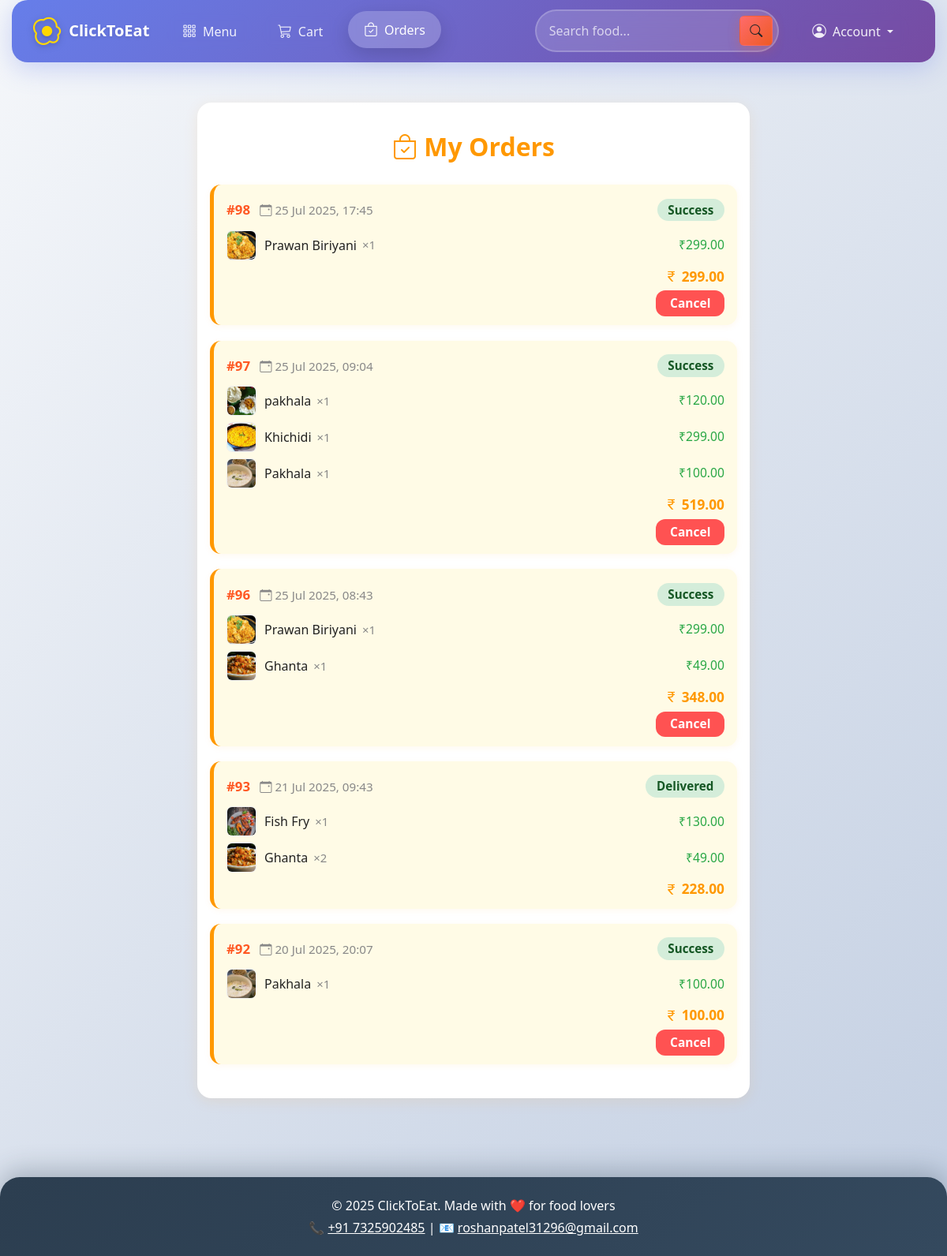
/my-orders/ (signed in), run on the app's committed database.
### foodapp/models.py (models this page shows, shortened)
class Order(models.Model):
    STATUS_CHOICES = [
        ('Pending', 'Pending'),
        ('Processing', 'Processing'),
        ('Delivered', 'Delivered'),
        ('Cancelled', 'Cancelled'),
        ('Success', 'Success'),
    ]
    user = models.ForeignKey(User, on_delete=models.CASCADE)
    address = models.ForeignKey(Address, on_delete=models.SET_NULL, null=True)
    total_price = models.DecimalField(max_digits=10, decimal_places=2)
    name = models.CharField(max_length=100, default='')
    mobile = models.CharField(max_length=15, default='')
    status = models.CharField(max_length=20, choices=STATUS_CHOICES, default='Pending')
    created_at = models.DateTimeField(auto_now_add=True)

class OrderItem(models.Model):
    order = models.ForeignKey(Order, on_delete=models.CASCADE, related_name='items')
    food_item = models.ForeignKey(FoodItem, on_delete=models.CASCADE)
    quantity = models.PositiveIntegerField()
    price = models.DecimalField(max_digits=8, decimal_places=2)
    name = models.CharField(max_length=100)
    mobile = models.CharField(max_length=15)

class FoodItem(models.Model):
    name = models.CharField(max_length=100)
    description = models.TextField(blank=True)
    price = models.DecimalField(max_digits=8, decimal_places=2)
    image = models.ImageField(upload_to='food_images/', null=True, blank=True)
    category = models.ForeignKey(Category, on_delete=models.CASCADE)

### foodapp/views.py (the view)
# urls.py: path('my-orders/', views.my_orders, name='my_orders'),
@login_required
def my_orders(request):
    orders = Order.objects.filter(user=request.user).order_by('-created_at')
    return render(request, 'orders.html', {'orders': orders})

### foodapp/templates/orders.html (shortened to what this page needs)
{% extends 'base.html' %}
{% block content %}
<div class="orders-section">
    <div class="orders-title">
        <i class="bi bi-bag-check"></i> My Orders
    </div>
    {% if orders %}
        {% for order in orders %}
        <div class="order-card">
            <div class="order-header-row">
                <div>
                    <span class="order-id">#{{ order.id }}</span>
                    <span class="order-date ms-2">
                        <i class="bi bi-calendar-event"></i>
                        {{ order.created_at|date:"d M Y, H:i" }}
                    </span>
                </div>
                <span class="order-status
                        {% if order.status == 'Pending' %}order-status-pending
                        {% elif order.status == 'Delivered' or order.status == 'Success' %}order-status-delivered
                        {% elif order.status == 'Cancelled' %}order-status-cancelled
                        {% else %}order-status-other{% endif %}">
                    {{ order.status }}
                </span>
            </div>
            <ul class="order-items-list">
                {% for item in order.items.all %}
                <li class="order-item-row">
                    {% if item.food_item.image %}
                    <img src="{{ item.food_item.image.url }}" class="order-item-img" alt="{{ item.food_item.name }}">
                    {% else %}
                    <img src="https://cdn-icons-png.flaticon.com/512/1046/1046784.png" class="order-item-img"
                        alt="{{ item.food_item.name }}">
                    {% endif %}
                    <span class="order-item-name">{{ item.food_item.name }}</span>
                    <span class="order-item-qty">×{{ item.quantity }}</span>
                    <span class="order-item-price">₹{{ item.price }}</span>
                </li>
                {% endfor %}
            </ul>
            <div class="order-total">
                <i class="bi bi-currency-rupee"></i> {{ order.total_price }}
            </div>
            {% if order.status == 'Pending' or order.status == 'Success' %}
            <div class="order-actions">
                <form method="post" action="{% url 'cancel_order' order.id %}" style="display:inline;">
                    <button type="submit" class="order-cancel-btn">Cancel</button>
                </form>
            </div>
            {% endif %}
        </div>
        {% endfor %}
    {% else %}
    <div class="text-center mt-5">
        <img src="https://cdn-icons-png.flaticon.com/512/1046/1046784.png" width="90" class="mb-3" alt="No Orders">
        <p class="text-muted fs-5">You haven’t placed any orders yet.</p>
        <a href="{% url 'menu' %}" class="btn btn-warning btn-lg mt-2">Order Now</a>
    </div>
    {% endif %}
</div>
<link rel="stylesheet" href="https://cdn.jsdelivr.net/npm/bootstrap-icons@1.11.3/font/bootstrap-icons.min.css">
{% endblock %}

### foodapp/templates/base.html (style rules this page uses)
body { padding-top: 90px; font-family: 'Segoe UI', Tahoma, Geneva, Verdana, sans-serif; background: linear-gradient(135deg, #f5f7fa 0%, #c3cfe2 100%); min-height: 100vh; }

### foodapp/templates/orders.html (style rules this page uses)
.orders-section { max-width: 700px; margin: 40px auto 0 auto; background: #fff; border-radius: 18px; box-shadow: 0 4px 18px rgba(255, 152, 0, 0.10); padding: 2rem 1rem 1.5rem 1rem; }
.orders-title { font-size: 2rem; font-weight: 700; color: #ff9800; margin-bottom: 1.5rem; text-align: center; }
.order-card { border-radius: 14px; box-shadow: 0 2px 8px rgba(255, 152, 0, 0.07); margin-bottom: 1.2rem; padding: 1.1rem 1rem 0.7rem 1rem; background: #fffbe6; border-left: 5px solid #ff9800; transition: box-shadow 0.2s, transform 0.2s; }
.order-header-row { display: flex; justify-content: space-between; align-items: center; margin-bottom: 0.7rem; }
.order-id { font-size: 1.05rem; font-weight: 600; color: #ff5722; }
.order-date { font-size: 0.95rem; color: #888; }
.order-status { font-size: 0.95rem; font-weight: 600; padding: 0.2em 0.9em; border-radius: 1em; margin-left: 0.7rem; }
.order-status-delivered, .order-status-success { background: #d4edda; color: #155724; }
.order-items-list { margin: 0 0 0.5rem 0; padding: 0; list-style: none; }
.order-item-row { display: flex; align-items: center; margin-bottom: 0.5rem; }
.order-item-img { width: 38px; height: 38px; object-fit: cover; border-radius: 7px; margin-right: 10px; border: 1px solid #eee; background: #fafafa; }
.order-item-name { font-weight: 500; font-size: 1rem; color: #222; }
.order-item-qty { font-size: 0.93rem; color: #888; margin-left: 7px; }
.order-item-price { font-weight: 500; color: #28a745; font-size: 0.98rem; margin-left: auto; }
.order-total { font-size: 1.08rem; font-weight: 700; color: #ff9800; text-align: right; margin-top: 0.5rem; }
.order-actions { text-align: right; margin-top: 0.3rem; }
.order-cancel-btn, .order-confirm-btn { border-radius: 12px; font-weight: 600; padding: 0.3rem 1.1rem; margin-left: 0.3rem; border: none; font-size: 0.97rem; }
.order-cancel-btn { background: #ff5252; color: #fff; }

### data on the page
Order: id "98", created_at "25 Jul 2025, 17:45", status "Success", total_price "299.00", shows "Cancel"
OrderItem: food_item.image (picture), food_item.name "Prawan Biriyani", quantity "1", price "299.00"
Order: id "97", created_at "25 Jul 2025, 09:04", status "Success", total_price "519.00", shows "Cancel"
OrderItem: food_item.image (picture), food_item.name "pakhala", quantity "1", price "120.00"
OrderItem: food_item.image (picture), food_item.name "Khichidi", quantity "1", price "299.00"
OrderItem: food_item.image (picture), food_item.name "Pakhala", quantity "1", price "100.00"
Order: id "96", created_at "25 Jul 2025, 08:43", status "Success", total_price "348.00", shows "Cancel"
OrderItem: food_item.image (picture), food_item.name "Prawan Biriyani", quantity "1", price "299.00"
OrderItem: food_item.image (picture), food_item.name "Ghanta", quantity "1", price "49.00"
Order: id "93", created_at "21 Jul 2025, 09:43", status "Delivered", total_price "228.00"
OrderItem: food_item.image (picture), food_item.name "Fish Fry", quantity "1", price "130.00"
OrderItem: food_item.image (picture), food_item.name "Ghanta", quantity "2", price "49.00"
Order: id "92", created_at "20 Jul 2025, 20:07", status "Success", total_price "100.00", shows "Cancel"
OrderItem: food_item.image (picture), food_item.name "Pakhala", quantity "1", price "100.00"
